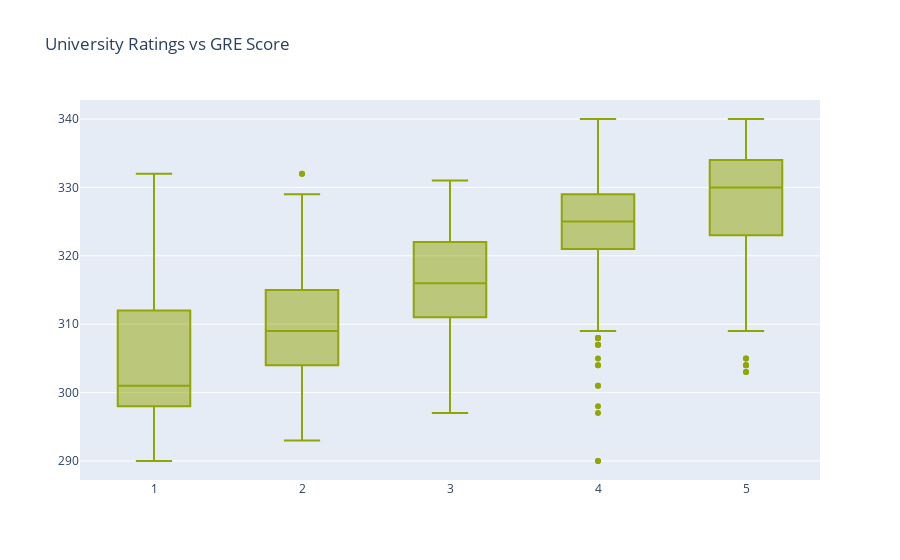

The notebook cell this image was saved under:
### Code cell
trace = go.Box(
            x = data['University Rating'],
            y = data['GRE Score'],
            name = 'University Rating vs GRE Score',
            marker = dict(
                  color = 'rgb(145, 165, 5)')
)
                   

df= [trace]

layout = go.Layout(
    boxmode = 'group',
    title = 'University Ratings vs GRE Score',
    
)

fig = go.Figure(data = df, layout = layout)
py.iplot(fig)

### Figure 1 — Plotly figure (JSON) as saved in the notebook; plotly's stock layout.template omitted (floating-point values rounded to 4 significant figures; data arrays with more than 128 entries replaced by an {"elided": "..."} marker saying what was removed)
{"data": [{"marker": {"color": "rgb(145, 165, 5)"}, "name": "University Rating vs GRE Score", "type": "box", "x": {"elided": "900 int values"}, "y": {"elided": "900 int values"}}], "layout": {"boxmode": "group", "title": {"text": "University Ratings vs GRE Score"}}}
